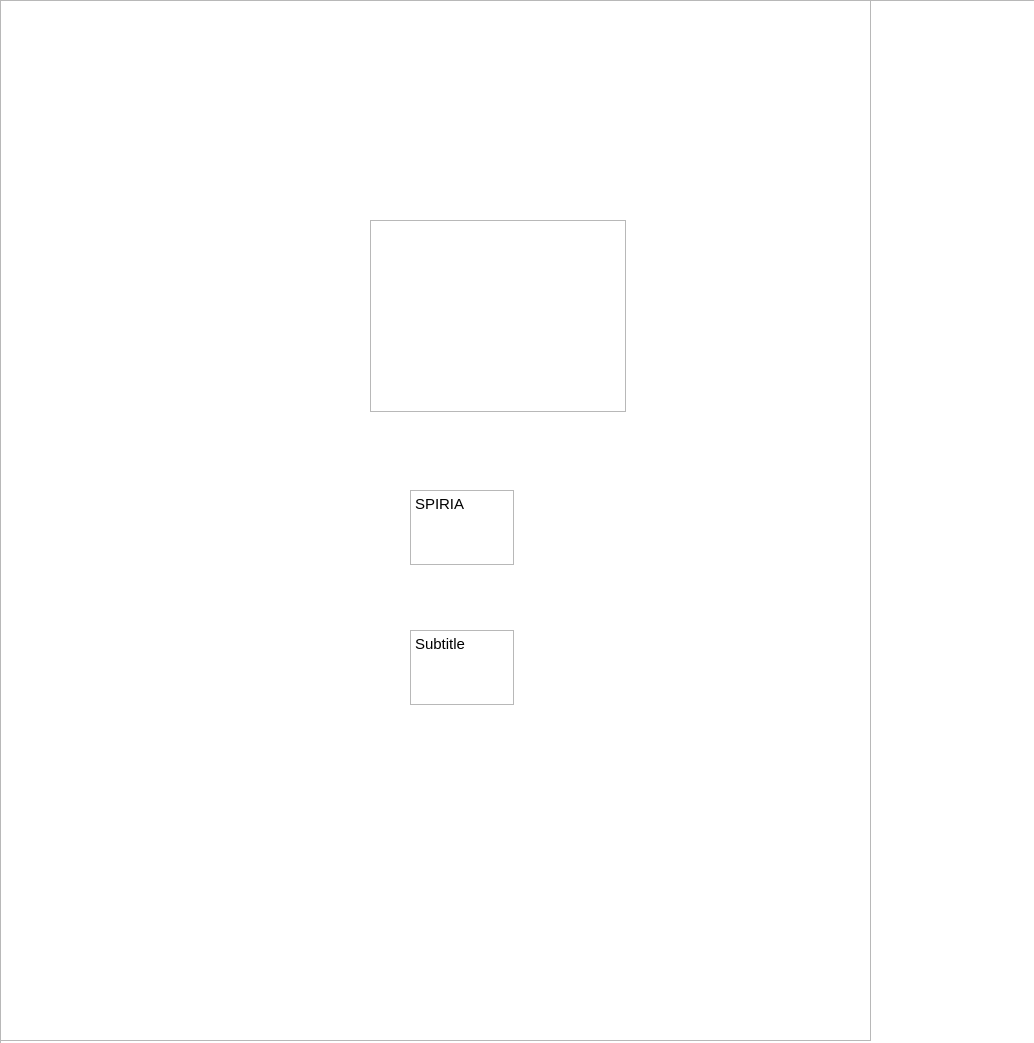
<?xml version="1.0" encoding="UTF-8"?>
<ui version="4.0">
 <class>MainWindow</class>
 <widget class="QWidget" name="MainWindow">
  <property name="geometry">
   <rect>
    <x>0</x>
    <y>0</y>
    <width>1034</width>
    <height>1043</height>
   </rect>
  </property>
  <property name="windowTitle">
   <string>Form</string>
  </property>
  <widget class="QGraphicsView" name="graphicsView">
   <property name="geometry">
    <rect>
     <x>0</x>
     <y>0</y>
     <width>1041</width>
     <height>1051</height>
    </rect>
   </property>
  </widget>
  <widget class="QGraphicsView" name="fullscreen">
   <property name="geometry">
    <rect>
     <x>0</x>
     <y>0</y>
     <width>871</width>
     <height>1041</height>
    </rect>
   </property>
  </widget>
  <widget class="QGraphicsView" name="logo">
   <property name="geometry">
    <rect>
     <x>370</x>
     <y>220</y>
     <width>256</width>
     <height>192</height>
    </rect>
   </property>
  </widget>
  <widget class="QTextEdit" name="textEdit">
   <property name="geometry">
    <rect>
     <x>410</x>
     <y>490</y>
     <width>104</width>
     <height>75</height>
    </rect>
   </property>
   <property name="html">
    <string>&lt;!DOCTYPE HTML PUBLIC &quot;-//W3C//DTD HTML 4.0//EN&quot; &quot;http://www.w3.org/TR/REC-html40/strict.dtd&quot;&gt;
&lt;html&gt;&lt;head&gt;&lt;meta name=&quot;qrichtext&quot; content=&quot;1&quot; /&gt;&lt;style type=&quot;text/css&quot;&gt;
p, li { white-space: pre-wrap; }
&lt;/style&gt;&lt;/head&gt;&lt;body style=&quot; font-family:'Ubuntu'; font-size:11pt; font-weight:400; font-style:normal;&quot;&gt;
&lt;p style=&quot; margin-top:0px; margin-bottom:0px; margin-left:0px; margin-right:0px; -qt-block-indent:0; text-indent:0px;&quot;&gt;SPIRIA&lt;/p&gt;&lt;/body&gt;&lt;/html&gt;</string>
   </property>
  </widget>
  <widget class="QTextEdit" name="textEdit_2">
   <property name="geometry">
    <rect>
     <x>410</x>
     <y>630</y>
     <width>104</width>
     <height>75</height>
    </rect>
   </property>
   <property name="html">
    <string>&lt;!DOCTYPE HTML PUBLIC &quot;-//W3C//DTD HTML 4.0//EN&quot; &quot;http://www.w3.org/TR/REC-html40/strict.dtd&quot;&gt;
&lt;html&gt;&lt;head&gt;&lt;meta name=&quot;qrichtext&quot; content=&quot;1&quot; /&gt;&lt;style type=&quot;text/css&quot;&gt;
p, li { white-space: pre-wrap; }
&lt;/style&gt;&lt;/head&gt;&lt;body style=&quot; font-family:'Ubuntu'; font-size:11pt; font-weight:400; font-style:normal;&quot;&gt;
&lt;p style=&quot; margin-top:0px; margin-bottom:0px; margin-left:0px; margin-right:0px; -qt-block-indent:0; text-indent:0px;&quot;&gt;Subtitle&lt;/p&gt;&lt;/body&gt;&lt;/html&gt;</string>
   </property>
  </widget>
 </widget>
 <resources/>
 <connections/>
</ui>
